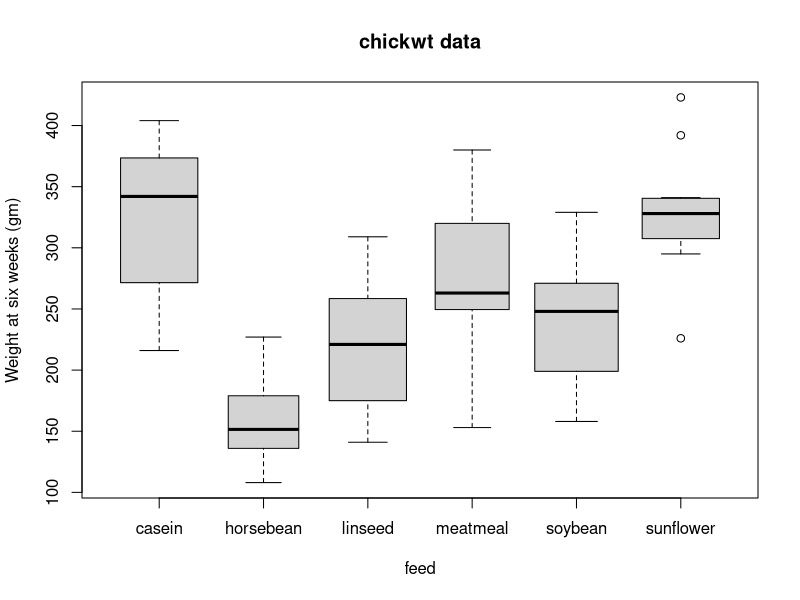
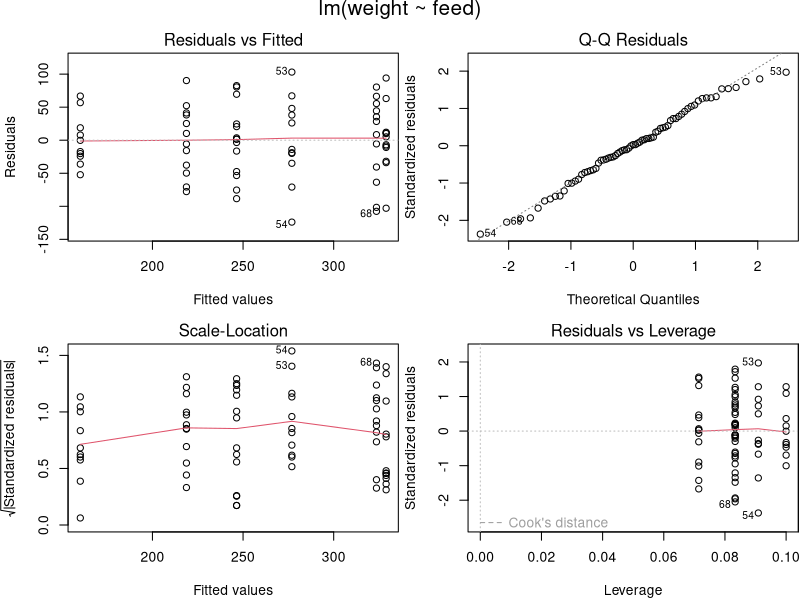

Recreate these plots in R, in order.
#!/usr/bin/env Rscript
require(stats)
require(graphics)

boxplot(weight ~ feed,
  data = chickwts, col = "lightgray",
  varwidth = TRUE, notch = FALSE, main = "chickwt data",
  ylab = "Weight at six weeks (gm)"
)
anova(fm1 <- lm(weight ~ feed, data = chickwts))
opar <- par(
  mfrow = c(2, 2),
  oma = c(0, 0, 1.1, 0),
  mar = c(4.1, 4.1, 2.1, .1)
)
plot(fm1)
par(opar)
